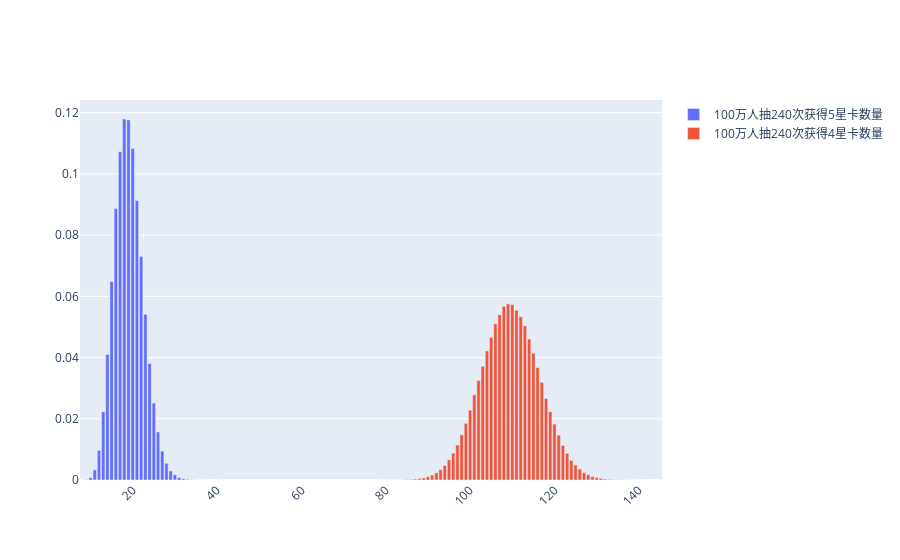

The code cell stored with this chart in its notebook:
### Code cell
showBars(['100万人抽240次获得5星卡数量', '100万人抽240次获得4星卡数量'], [map5, map4], randcards2TotalNums)
